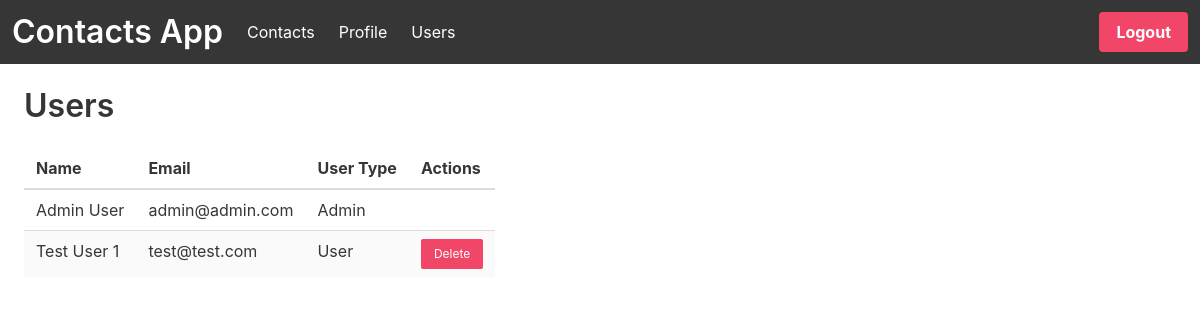
/users (signed in), run on an earlier commit of the app's database.
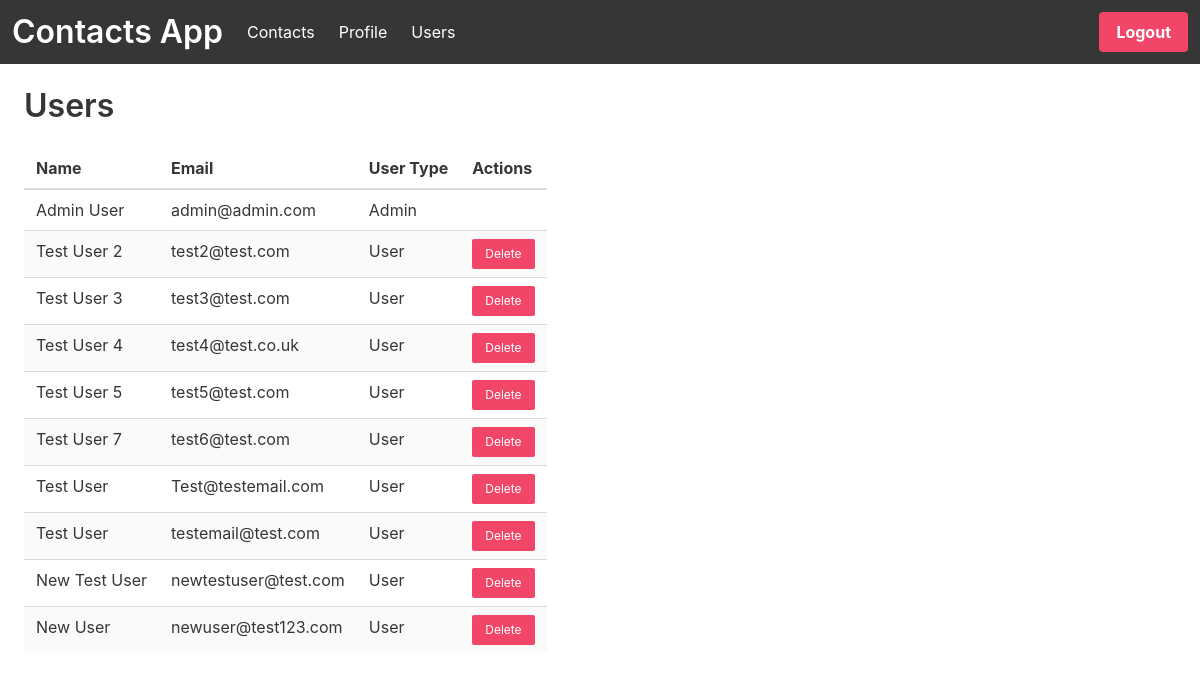
And on a later commit of the database.
### project/models.py (models this page shows)
class User(UserMixin, db.Model):
    id = db.Column(db.Integer, primary_key=True)
    email = db.Column(db.String(100), unique=True)
    password = db.Column(db.String(100))
    name = db.Column(db.String(100))
    userType = db.Column(db.String(100))

### project/main.py (the view)
@main.route('/users')
@login_required
def users():
    users = User.query.all()
    return render_template('users.html', users=users)

### project/__init__.py (called while the page is built)
@login_manager.user_loader
def load_user(user_id):
    return User.query.get(int(user_id))

### project/templates/users.html (shortened to what this page needs)
{% extends "base.html" %}
{% block content %}
<div class="column is-8">
    <h3 class="title">Users</h3>
    <table class="table is-striped is-hoverable">
        <thead>
        <tr>
            <th>Name</th>
            <th>Email</th>
            <th>User Type</th>
            <th>Actions</th>
        </tr>
        </thead>
        <tbody>
        {% for user in users %}
        <tr>
            <td>{{user.name|truncate(50, True)}}</td>
            <td>{{user.email|truncate(50, True)}}</td>
            <td>{{user.userType|truncate(50, True)}}</td>
            <td>
                {% if user.userType != "Admin" %}
                <a class="button is-danger is-small" href="{{ url_for('main.deleteuser', user_id=user.id)}}">Delete</a>
                {% endif %}
            </td>
        </tr>
        {% endfor %}
        </tbody>
    </table>
</div>
{% endblock %}

What changed in the data, as far as the page shows it:
removed User: name "Test User 1", email "test@test.com", userType "User"
added User: name "Test User 2", email "test2@test.com", userType "User"
added User: name "Test User 3", email "test3@test.com", userType "User"
added User: name "Test User 4", email "test4@test.co.uk", userType "User"
added User: name "Test User 5", email "test5@test.com", userType "User"
added User: name "Test User 7", email "test6@test.com", userType "User"
added User: name "Test User", email "Test@testemail.com", userType "User"
added User: name "Test User", email "testemail@test.com", userType "User"
added User: name "New Test User", email "newtestuser@test.com", userType "User"
added User: name "New User", email "newuser@test123.com", userType "User"
